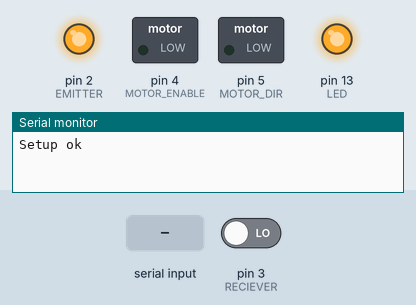
This sketch was run on a simulated Arduino Uno, built with avr-gcc and run on an emulated ATmega328P. On the bench: switched loads named in the sketch (green lamp = pin HIGH), output pins drawn as LEDs (lit = HIGH), the last lines printed to the serial monitor. The inputs (shaded band) are chosen by the test bench; at power-on: pin 3 (RECIEVER) LOW.

Above: at 1.2 s.
1.3 s: "1" received over Serial
At 1.8 s:
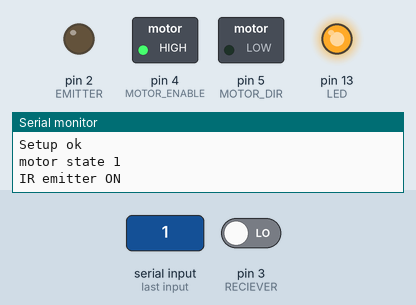
2.8 s: "0" received over Serial
At 4.0 s:
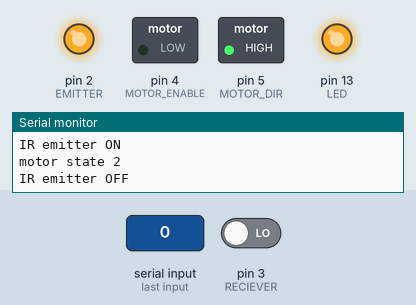
4.3 s: pin 3 (RECIEVER) driven HIGH
At 5.3 s:
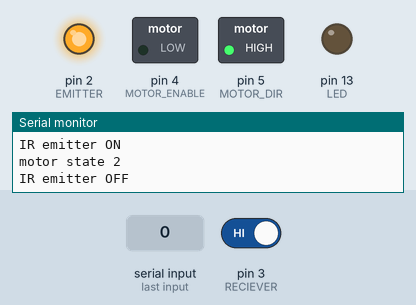
5.8 s: "2" received over Serial
At 6.4 s:
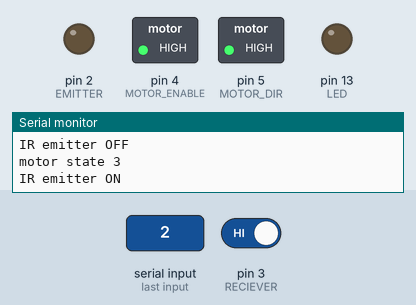
7.3 s: pin 3 (RECIEVER) driven LOW
At 7.6 s:
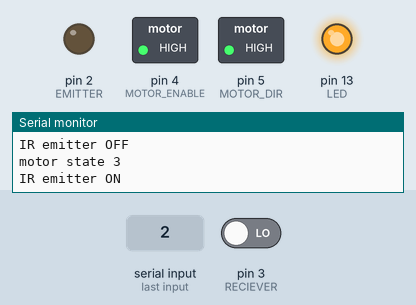
Timing chart, 0 to 9.8 s (numbered marks = the images above; inputs shaded):
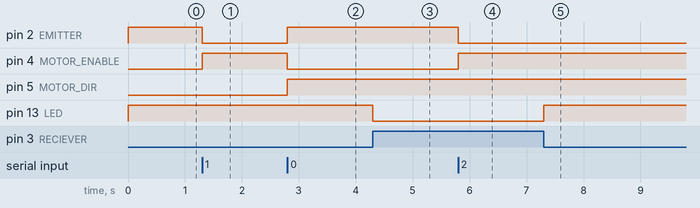

Measured:
- after the input at 1.3 s, pin 2 (EMITTER): HIGH → LOW at once; pin 4 (MOTOR_ENABLE): LOW → HIGH at once
- after the input at 2.8 s, pin 2 (EMITTER), pin 5 (MOTOR_DIR): LOW → HIGH at once; pin 4 (MOTOR_ENABLE): HIGH → LOW at once
- after the input at 4.3 s, pin 13 (LED): HIGH → LOW at once
- after the input at 5.8 s, pin 2 (EMITTER): HIGH → LOW at once; pin 4 (MOTOR_ENABLE): LOW → HIGH at once
- after the input at 7.3 s, pin 13 (LED): LOW → HIGH at once

The sketch:

testA4.ino
```cpp
#ifdef PIF_TOOL_CHAIN
	#include <Arduino.h>
#else
#endif

#ifndef DEFAULT_BAUDRATE
	#define DEFAULT_BAUDRATE 115200
#endif

#define EMITTER 2
#define RECIEVER 3
#define LED 13

#define MOTOR_ENABLE 4
#define MOTOR_DIR    5

bool send = HIGH;
long next = 0;

void setup() {
	Serial.begin(DEFAULT_BAUDRATE);

	pinMode(EMITTER, OUTPUT);
	pinMode(RECIEVER, INPUT);
	pinMode(LED, OUTPUT);

	digitalWrite(EMITTER, send);

	pinMode(MOTOR_ENABLE, OUTPUT);
	pinMode(MOTOR_DIR, OUTPUT);

	Serial.println("Setup ok");
}

const char *states[4] = {
	"motor off",
	"motor clockwise",
	"motor off",
	"motor counterclockwise"
};

byte state;

void loop() {
//	long now = millis();
//	if (now > next) {
//		next = now + 2000;
//
//		switch(state) {
//		case 0:
//			digitalWrite(MOTOR_ENABLE, LOW);
//			break;
//		case 1:
//			digitalWrite(MOTOR_DIR, LOW);
//			digitalWrite(MOTOR_ENABLE, HIGH);
//			break;
//		case 2:
//			digitalWrite(MOTOR_ENABLE, LOW);
//			break;
//		case 3:
//			digitalWrite(MOTOR_DIR, HIGH);
//			digitalWrite(MOTOR_ENABLE, HIGH);
//			break;
//		}
//		Serial.println(states[state]);
//	}

	bool r = digitalRead(RECIEVER);
	digitalWrite(LED, !r);

	if (Serial.available()) {
		Serial.read();

		state = (state + 1) % 4;
		digitalWrite(MOTOR_ENABLE, state & 1);
		digitalWrite(MOTOR_DIR, state & 2);
		Serial.print("motor state ");
		Serial.println(state);

		send = !send;
		Serial.print("IR emitter ");
		Serial.println(send ? "OFF" : "ON");
		digitalWrite(EMITTER, send);
	}
}
```
